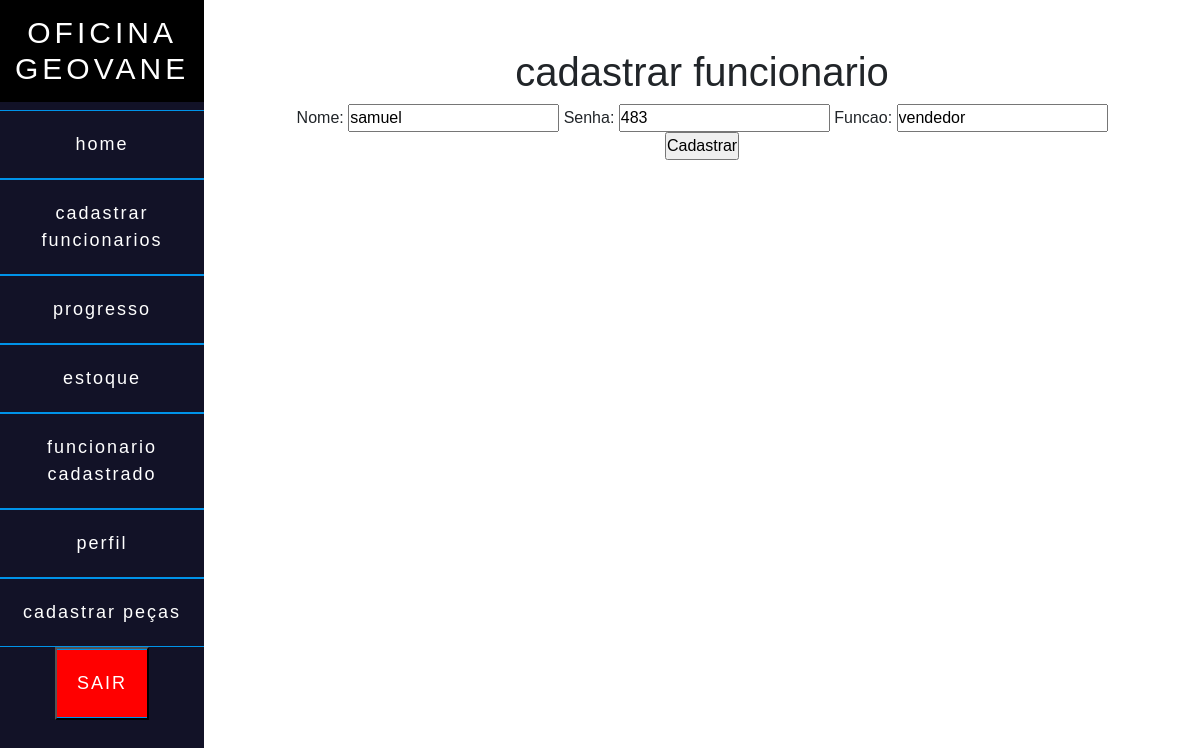
The page /funcionario_editar/3/ on the database its author committed.
### core/models.py (models this page shows)
class funcionarios(models.Model):
    nome = models.CharField('nome', max_length=40)
    senha = models.IntegerField('senha')
    funcao= models.CharField('funcao', max_length=20)

### core/views.py (the view)
# urls.py: path('funcionario_editar/<int:id>/', editar_funcionario, name='editar_funcionario'),
def editar_funcionario(request, id):
    funcionario = funcionarios.objects.get(pk=id)
    form=funcionariosForm(request.POST or None, instance=funcionario)
    if form.is_valid():
        form.save()
        return redirect('lista_funcionarios')
    contexto={
        'form_funcionarios': form
    }
    return render(request, 'funcionario_cadastrar.html',contexto)

### core/forms.py
class funcionariosForm(ModelForm):
    class Meta:
        model = funcionarios
        fields= ['nome', 'senha', 'funcao']

### template/funcionario_cadastrar.html (shortened to what this page needs)
<!DOCTYPE html>
<html lang="en">
<head>
    <link rel="stylesheet" href="https://cdn.jsdelivr.net/npm/bootstrap-icons@1.9.1/font/bootstrap-icons.css">
    <link href="https://cdn.jsdelivr.net/npm/bootstrap@5.2.0/dist/css/bootstrap.min.css" rel="stylesheet"
>
</head>
<body>
    <div class="main">
        <div class="menu fixed">
            <h2 id="logo">OFICINA GEOVANE</h2>
            <a href="#">home</a>
            <a href="{% url 'cadastrar_funcionario' %}">cadastrar funcionarios</a>
            <a href="{% url 'progresso' %}">progresso</a>
            <a href="{% url 'lista_percas' %}">estoque</a>
            <a href="{% url 'lista_funcionarios' %}">funcionario cadastrado</a>
            <a href="{% url 'admin' %}">perfil</a>
            <a href="{% url 'percas_cadastrar' %}">cadastrar peças</a>
            <button class="sair"><a href="#">SAIR</a> </button>
        </div>
        <div class="container-fluid">
            <div class="row mt-5">
                <div class="col-12">
    <h1>cadastrar funcionario</h1>
    <form method="post">
      {{ form_funcionarios }}
      <p><input type="submit" value="Cadastrar"></p>
    </form>
</div>
</div>
</div>
</body>
</html>

### template/funcionario_cadastrar.html (style rules this page uses)
* { padding: 0px; margin: 0px; box-sizing: border-box; list-style: none; font-family: 'poppins', sans-serif; }
.main { width: 100%; height: 100vh; display: flex; text-align: center; }
.menu { width: 20%; background-color: #121227; }
#logo { color: #fff; font-size: 30px; letter-spacing: 4px; padding: 15px; background-color: black; }
.menu a { text-decoration: none; color: #fff; font-size: 18px; letter-spacing: 2px; display: list-item; padding: 20px; border-top: 1px solid #0093E9; border-bottom: 1px solid #0093E9; }
.sair { background-color: red; transition: 0.5s; letter-spacing: 4px; text-transform: uppercase; }

### rows shown on the page
funcionarios: nome "samuel", senha "483", funcao "vendedor"
